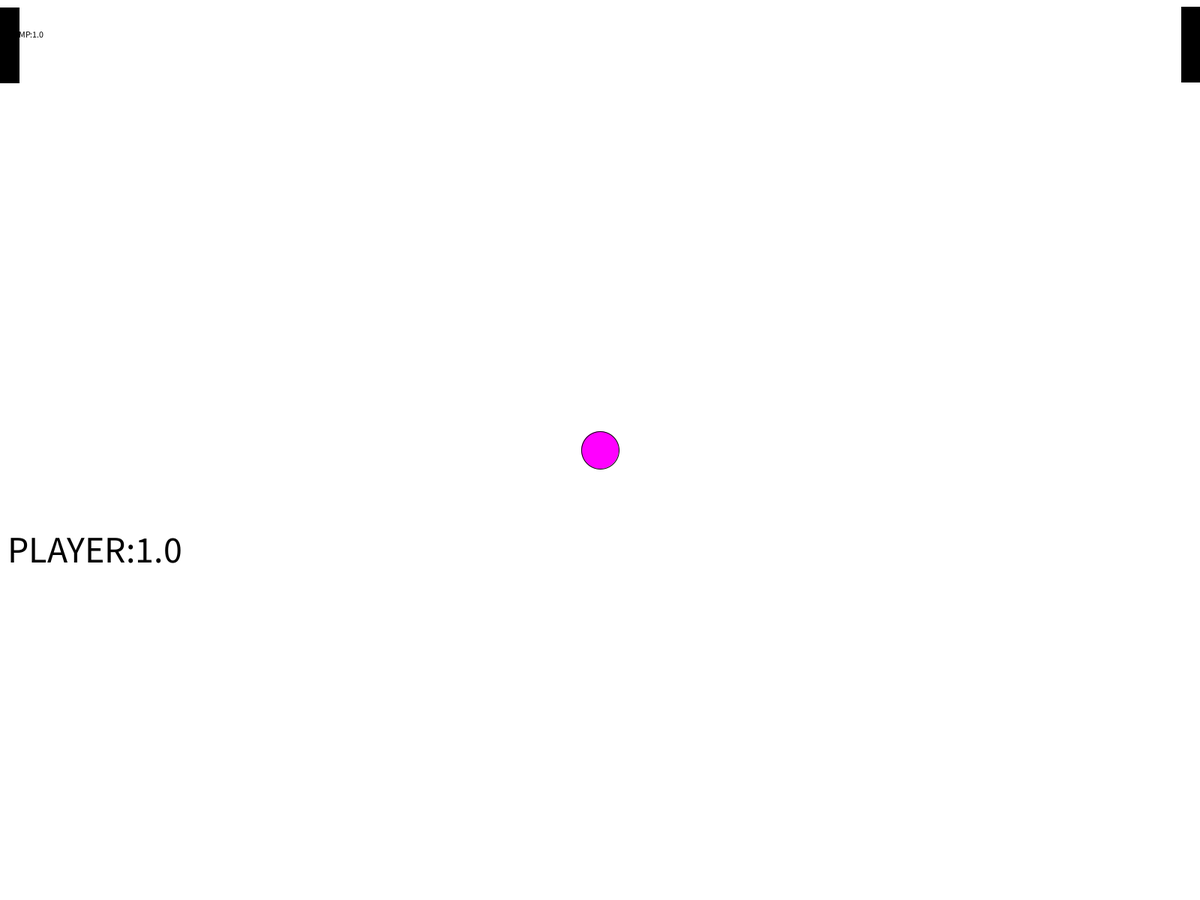
Frame 1 (no input)
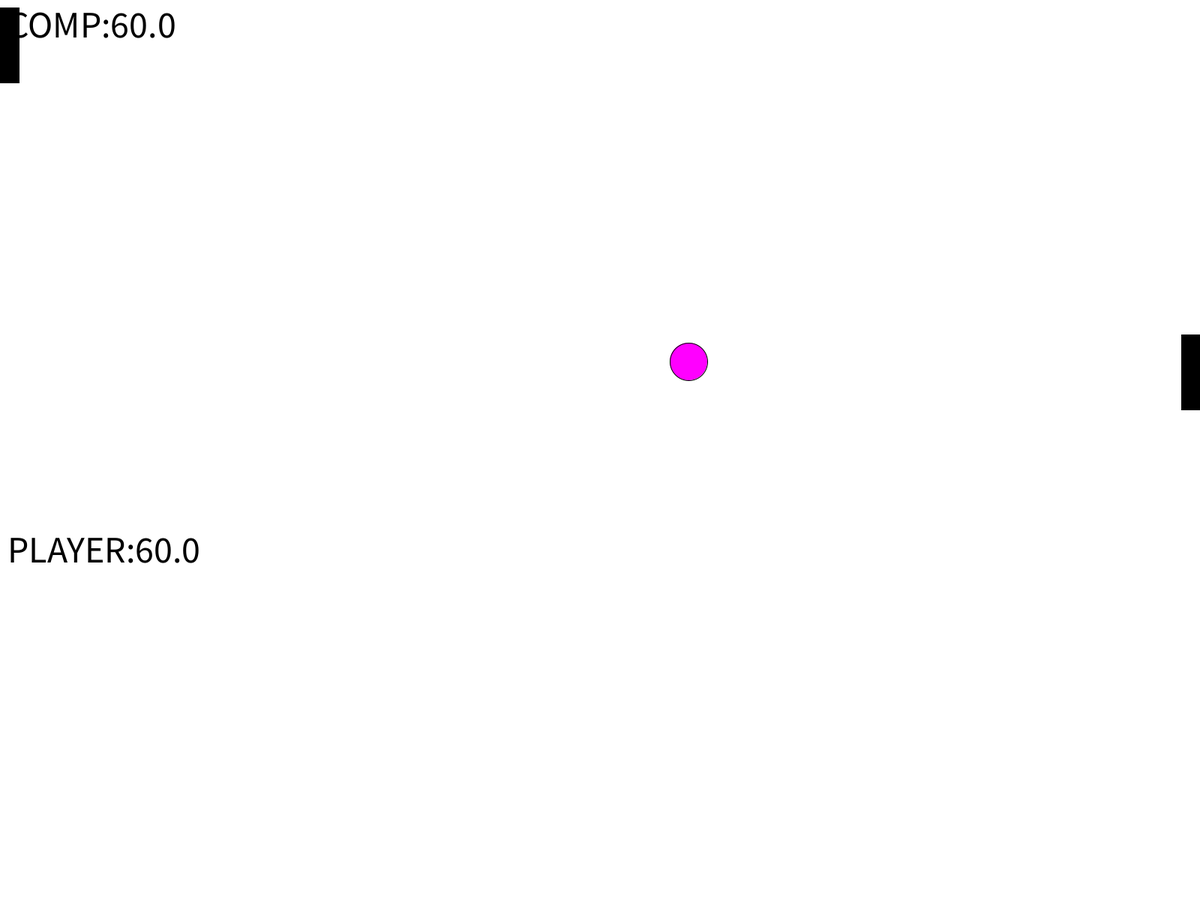
Frame 60 (the mouse pressed at the canvas centre just before this capture)
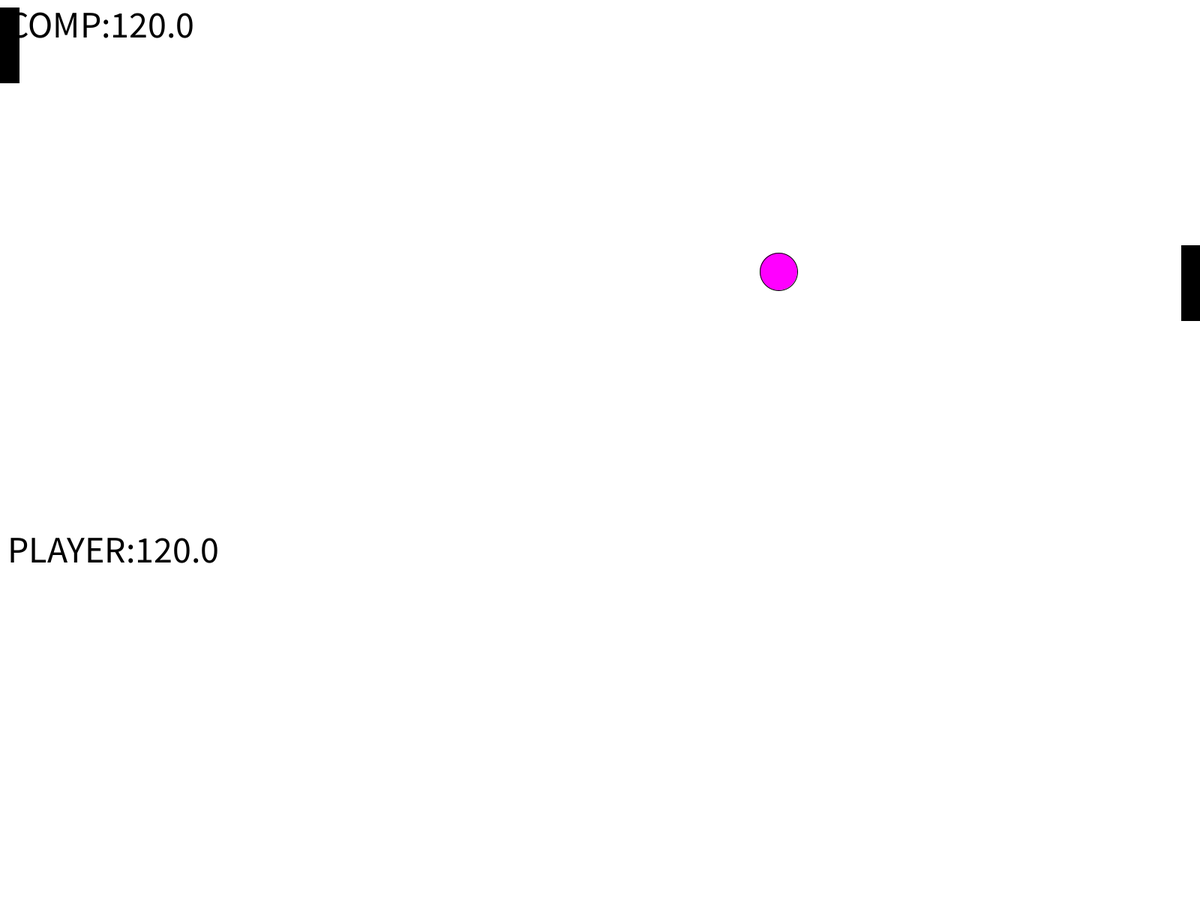
Frame 120 (the mouse held since frame 60 and released just before this capture)

The Processing sketch that drew these frames (run headless with seeded random() and noise(); from frame 60 on, the mouse is pressed at the canvas centre):

// Processing sketch: Racquet_Clash
// ── Racquet_Clash.pde
Base_Ball b;
Player_Racquet p;
int Hitcount;
float Xball;
float Yball;
float compscore;
float playerscore;
float size1;
float size2;
float Xracquet;
float Yracquet;
Comp_Paddle c;
PVector Position = new PVector(0,0);
PVector Direction = new PVector (0, 0);
PVector Ball = new PVector (0, 0);
void setup()
{
  fullScreen();
  b = new Base_Ball();
  p = new Player_Racquet();
  rectMode(CENTER);
  c= new Comp_Paddle();
}
void draw()
{
  background(255);
  b.Draw();
  p.Draw();
  c.Draw();
  fill(0);
  text("COMP:"+compscore, 10, 50);
  textSize(50);
  text("PLAYER:"+compscore, 10, 750);
  textSize(50);
}
// ── Base_Ball.pde
class Base_Ball
{ 
  int colour;
  int life;
  float size;
  float Dir_X;
  float Dir_Y;
  Base_Ball()
  {
    colour = color(255, 0, 255);
    size = 50;
    Xball = width/2;
    Yball = height/2;
    Dir_X = 2;
    Dir_Y = -2;
  }
  void Draw()
  {
    fill(colour);
    ellipse(Xball, Yball, size, size);
    if (Xball  > width - size/2)
    {
      Dir_X = - Dir_X;
    }
    if (Xball < 0 + size/2)
    {
      Dir_X = - Dir_X;
    }
    if (Yball  > height - size/2)
    {
      Dir_Y = - Dir_Y;
    }
    if (Yball  < 0 + size/2)
    {
      Dir_Y = - Dir_Y;
    }
    if ( dist(Position.x - 25, Xball, Position.y + 50, Yball)>0 && dist(Position.x - 25, Xball, Position.y-50, Yball) >0 )
    {
      if ( dist(Position.x, Xball, Position.y, Yball)< 100)
      {
        Dir_X = - Dir_X;
      }
    } else
    {
      playerscore ++;
    }
    if ( dist(Xracquet + 25, Xball, Yracquet + 50, Yball)>0 && dist(Xracquet + 25, Xball, Yracquet-50, Yball) >0 )
    {
      if ( dist(Xracquet, Xball, Yracquet, Yball)< 100)
      {
        Dir_X = - Dir_X;
      } else
      {
        compscore++;
      }
    }

    Xball += Dir_X ;
    Yball += Dir_Y ;
  }
}
// ── Comp_Paddle.pde
class Comp_Paddle extends Player_Racquet
{
  float bspeed;
  Comp_Paddle()
  {
    size1 = 50;
    size2 = 100;
    colour = color (0, 0, 255);
    bspeed = 5;
  }
  void Draw()
  {
    PVector Ball = new PVector (Xball, Yball);
    Direction = PVector.sub(Position, Ball);
    bspeed = Direction.mag();
    Direction.normalize();
    Direction.mult(bspeed/10);
    Position.sub(Direction);
    fill(colour); 
    rect(width, Position.y, size1, size2);
  }
}
// ── Player_Pad.pde
class Player_Racquet
{
  float size1;
  float size2;
  float colour;
  float Xracquet;
  float Yracquet;
  Player_Racquet()
  {
    size1 = 50;
    size2 = 100;
    Xracquet = 0;
    Yracquet = 60;
    colour = color (0, 0, 255);
  }
  void Draw()
  {
    fill(colour);
    rect(Xracquet,Yracquet, size1, size2);
    if (key == 'U'|| key == 'u')
    {
      Yracquet-=3;
    }
    else if (key == 'D'|| key == 'd')
    {
      Yracquet+= 3;
    }
  }
}
